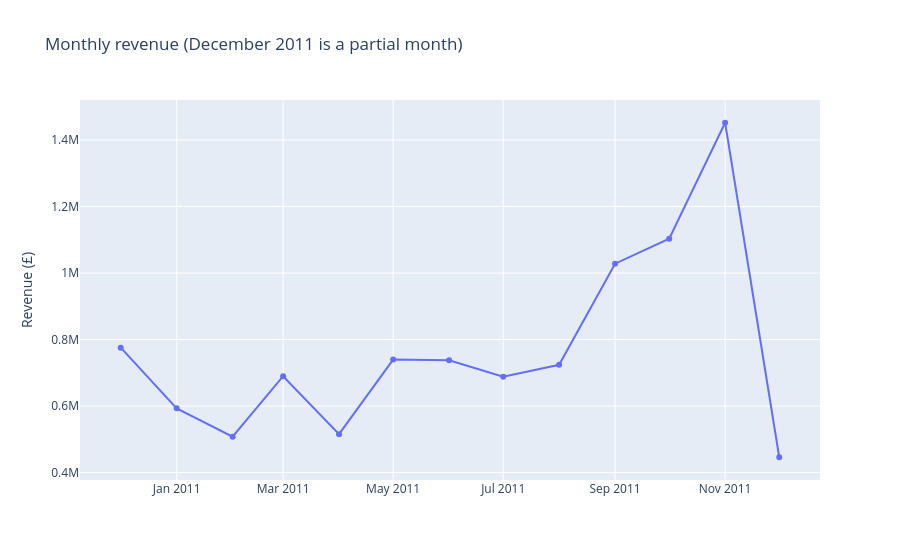

The cell this chart's notebook holds for it:
### Markdown cell above
### Interactive charts (Plotly)
These two are interactive: hover over them to see the numbers. GitHub does not show interactive Plotly output inside notebooks, so I also save them as HTML files in the `charts` folder.

### Code cell
fig = px.line(monthly, x="Month", y="Revenue", markers=True, title="Monthly revenue (December 2011 is a partial month)")
fig.update_layout(yaxis_title="Revenue (£)", xaxis_title="")
fig.write_html("charts/interactive_monthly_revenue.html", include_plotlyjs="cdn")
fig.show()

### Figure 1 — Plotly figure (JSON) as saved in the notebook; plotly's stock layout.template omitted (floating-point values rounded to 4 significant figures)
{"data": [{"hovertemplate": "Month=%{x}<br>Revenue=%{y}<extra></extra>", "legendgroup": "", "line": {"color": "#636efa", "dash": "solid"}, "marker": {"symbol": "circle"}, "mode": "lines+markers", "name": "", "orientation": "v", "showlegend": false, "type": "scatter", "x": ["2010-12", "2011-01", "2011-02", "2011-03", "2011-04", "2011-05", "2011-06", "2011-07", "2011-08", "2011-09", "2011-10", "2011-11", "2011-12"], "xaxis": "x", "y": [775600.0, 593200.0, 507800.0, 689700.0, 515400.0, 739900.0, 737600.0, 688100.0, 724200.0, 1028000.0, 1103000.0, 1452000.0, 446000.0], "yaxis": "y"}], "layout": {"legend": {"tracegroupgap": 0}, "title": {"text": "Monthly revenue (December 2011 is a partial month)"}, "xaxis": {"anchor": "y", "domain": [0.0, 1.0], "title": {"text": ""}}, "yaxis": {"anchor": "x", "domain": [0.0, 1.0], "title": {"text": "Revenue (£)"}}}}
